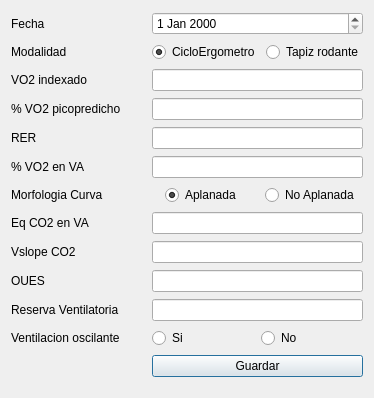
<?xml version="1.0" encoding="UTF-8"?>
<ui version="4.0">
 <class>DialogCiclo</class>
 <widget class="QDialog" name="DialogCiclo">
  <property name="geometry">
   <rect>
    <x>0</x>
    <y>0</y>
    <width>374</width>
    <height>398</height>
   </rect>
  </property>
  <property name="windowTitle">
   <string>Dialog</string>
  </property>
  <layout class="QGridLayout" name="gridLayout">
   <item row="2" column="1">
    <layout class="QHBoxLayout" name="horizontalLayout">
     <item alignment="Qt::AlignHCenter">
      <widget class="QRadioButton" name="radioButtonCiclo">
       <property name="text">
        <string>CicloErgometro</string>
       </property>
       <property name="checked">
        <bool>true</bool>
       </property>
       <property name="autoExclusive">
        <bool>false</bool>
       </property>
      </widget>
     </item>
     <item alignment="Qt::AlignHCenter">
      <widget class="QRadioButton" name="radioButtonTapiz">
       <property name="text">
        <string>Tapiz rodante</string>
       </property>
       <property name="autoExclusive">
        <bool>false</bool>
       </property>
      </widget>
     </item>
    </layout>
   </item>
   <item row="6" column="1">
    <widget class="QLineEdit" name="lineEditCicloVo2Picopre"/>
   </item>
   <item row="7" column="1">
    <widget class="QLineEdit" name="lineEditCicloRer"/>
   </item>
   <item row="8" column="1">
    <widget class="QLineEdit" name="lineEditCicloVo2enVa"/>
   </item>
   <item row="16" column="1">
    <layout class="QHBoxLayout" name="horizontalLayout_2">
     <item alignment="Qt::AlignHCenter">
      <widget class="QRadioButton" name="radioButtonAplanada">
       <property name="text">
        <string>Aplanada</string>
       </property>
       <property name="checked">
        <bool>true</bool>
       </property>
       <property name="autoExclusive">
        <bool>false</bool>
       </property>
      </widget>
     </item>
     <item alignment="Qt::AlignHCenter">
      <widget class="QRadioButton" name="radioButtonNoAplanada">
       <property name="text">
        <string>No Aplanada</string>
       </property>
       <property name="autoExclusive">
        <bool>false</bool>
       </property>
      </widget>
     </item>
    </layout>
   </item>
   <item row="18" column="1">
    <widget class="QLineEdit" name="lineEditCicloEqCo2enVa"/>
   </item>
   <item row="8" column="0">
    <widget class="QLabel" name="labelDilatVd">
     <property name="text">
      <string>% VO2 en VA</string>
     </property>
    </widget>
   </item>
   <item row="21" column="0">
    <widget class="QLabel" name="label_2">
     <property name="text">
      <string>OUES</string>
     </property>
    </widget>
   </item>
   <item row="21" column="1">
    <widget class="QLineEdit" name="lineEditCicloOues"/>
   </item>
   <item row="22" column="0">
    <widget class="QLabel" name="label_3">
     <property name="text">
      <string>Reserva Ventilatoria</string>
     </property>
    </widget>
   </item>
   <item row="19" column="1">
    <widget class="QLineEdit" name="lineEditCicloVslope"/>
   </item>
   <item row="7" column="0">
    <widget class="QLabel" name="labelVTDVI">
     <property name="text">
      <string>RER</string>
     </property>
    </widget>
   </item>
   <item row="22" column="1">
    <widget class="QLineEdit" name="lineEditCicloReserVent"/>
   </item>
   <item row="19" column="0">
    <widget class="QLabel" name="labelAoAsc">
     <property name="text">
      <string>Vslope CO2</string>
     </property>
    </widget>
   </item>
   <item row="1" column="1">
    <widget class="QDateEdit" name="dateEditCicloFecha"/>
   </item>
   <item row="24" column="1">
    <widget class="QPushButton" name="pushButtonCicloGuardar">
     <property name="text">
      <string>Guardar</string>
     </property>
    </widget>
   </item>
   <item row="24" column="0">
    <widget class="QDialogButtonBox" name="buttonBox">
     <property name="orientation">
      <enum>Qt::Horizontal</enum>
     </property>
    </widget>
   </item>
   <item row="4" column="1">
    <widget class="QLineEdit" name="lineEditCicloVo2Indexado"/>
   </item>
   <item row="16" column="0">
    <widget class="QLabel" name="labelTapse">
     <property name="text">
      <string>Morfologia Curva</string>
     </property>
    </widget>
   </item>
   <item row="2" column="0">
    <widget class="QLabel" name="labelVolAuIzq">
     <property name="text">
      <string>Modalidad</string>
     </property>
    </widget>
   </item>
   <item row="4" column="0">
    <widget class="QLabel" name="labelFevi">
     <property name="text">
      <string>VO2 indexado</string>
     </property>
    </widget>
   </item>
   <item row="18" column="0">
    <widget class="QLabel" name="labelRaizAo">
     <property name="text">
      <string>Eq CO2 en VA</string>
     </property>
    </widget>
   </item>
   <item row="1" column="0">
    <widget class="QLabel" name="label">
     <property name="text">
      <string>Fecha</string>
     </property>
    </widget>
   </item>
   <item row="6" column="0">
    <widget class="QLabel" name="labelDilatVi">
     <property name="text">
      <string>% VO2 picopredicho</string>
     </property>
    </widget>
   </item>
   <item row="23" column="0">
    <widget class="QLabel" name="label_4">
     <property name="text">
      <string>Ventilacion oscilante</string>
     </property>
    </widget>
   </item>
   <item row="23" column="1">
    <layout class="QHBoxLayout" name="horizontalLayout_3">
     <item>
      <widget class="QRadioButton" name="radioButtonCicloSi">
       <property name="text">
        <string>Si</string>
       </property>
      </widget>
     </item>
     <item>
      <widget class="QRadioButton" name="radioButtonCicloNo">
       <property name="text">
        <string>No</string>
       </property>
      </widget>
     </item>
    </layout>
   </item>
  </layout>
 </widget>
 <resources/>
 <connections>
  <connection>
   <sender>buttonBox</sender>
   <signal>accepted()</signal>
   <receiver>DialogCiclo</receiver>
   <slot>accept()</slot>
   <hints>
    <hint type="sourcelabel">
     <x>248</x>
     <y>254</y>
    </hint>
    <hint type="destinationlabel">
     <x>157</x>
     <y>274</y>
    </hint>
   </hints>
  </connection>
  <connection>
   <sender>buttonBox</sender>
   <signal>rejected()</signal>
   <receiver>DialogCiclo</receiver>
   <slot>reject()</slot>
   <hints>
    <hint type="sourcelabel">
     <x>316</x>
     <y>260</y>
    </hint>
    <hint type="destinationlabel">
     <x>286</x>
     <y>274</y>
    </hint>
   </hints>
  </connection>
 </connections>
</ui>
